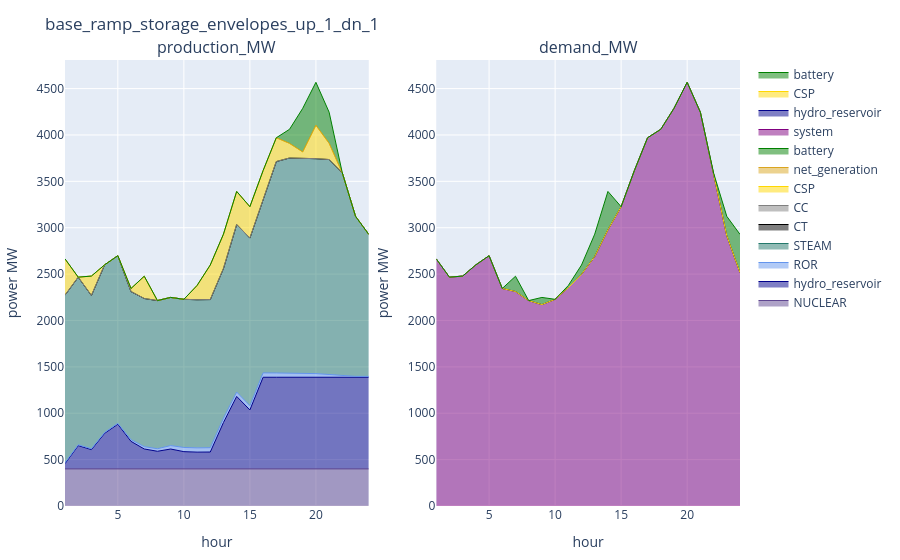

The notebook cell this image was saved under:
### Code cell
config_ = config_2
supply_uc_ = supply_uc[(supply_uc.configuration .== config_) .& (supply_uc.day .== day_), :]
demand_uc_ = demand_uc[(demand_uc.configuration .== config_) .& (demand_uc.day .== day_), :]
reserve_uc_ = reserve_uc[(reserve_uc.configuration .== config_) .& (reserve_uc.day .== day_), :]
plot_supply_demand(supply_uc_, demand_uc_, string(config_))

### Figure 1 — Plotly figure (JSON) as saved in the notebook; plotly's stock layout.template omitted (floating-point values rounded to 4 significant figures)
{"data": [{"line": {"color": "rgba(95, 70, 144, 1)", "shape": "line", "width": 1}, "mode": "lines", "name": "NUCLEAR", "stackgroup": "one", "type": "scatter", "x": [1, 2, 3, 4, 5, 6, 7, 8, 9, 10, 11, 12, 13, 14, 15, 16, 17, 18, 19, 20, 21, 22, 23, 24], "xaxis": "x1", "y": [400, 400, 400, 400, 400, 400, 400, 400, 400, 400, 400, 400, 400, 400, 400, 400, 400, 400, 400, 400, 400, 400, 400, 400], "yaxis": "y1"}, {"line": {"color": "darkblue", "shape": "line", "width": 1}, "mode": "lines", "name": "hydro_reservoir", "stackgroup": "one", "type": "scatter", "x": [1, 2, 3, 4, 5, 6, 7, 8, 9, 10, 11, 12, 13, 14, 15, 16, 17, 18, 19, 20, 21, 22, 23, 24], "xaxis": "x1", "y": [56.51, 250.6, 208, 383.4, 481.8, 296.9, 214.7, 190.1, 214.3, 185.9, 180.7, 182.0, 500.3, 781.2, 635.4, 988, 988, 988, 988, 988, 988, 988, 988, 988], "yaxis": "y1"}, {"line": {"color": "cornflowerblue", "shape": "line", "width": 1}, "mode": "lines", "name": "ROR", "stackgroup": "one", "type": "scatter", "x": [1, 2, 3, 4, 5, 6, 7, 8, 9, 10, 11, 12, 13, 14, 15, 16, 17, 18, 19, 20, 21, 22, 23, 24], "xaxis": "x1", "y": [9.5, 9.3, 9.5, 9.5, 9.5, 17.9, 25.5, 27.4, 37.2, 45.3, 46.1, 46.7, 46.5, 46.9, 46.3, 47.1, 46.3, 46.5, 46.9, 39.3, 30.0, 18.3, 9.3, 9.3], "yaxis": "y1"}, {"line": {"color": "rgba(36, 121, 108, 1)", "shape": "line", "width": 1}, "mode": "lines", "name": "STEAM", "stackgroup": "one", "type": "scatter", "x": [1, 2, 3, 4, 5, 6, 7, 8, 9, 10, 11, 12, 13, 14, 15, 16, 17, 18, 19, 20, 21, 22, 23, 24], "xaxis": "x1", "y": [1807.0, 1807.0, 1652.0, 1807.0, 1807.0, 1597.0, 1597.0, 1597.0, 1597.0, 1597.0, 1597.0, 1597.0, 1615.0, 1807.0, 1807.0, 1874.0, 2279.0, 2317, 2317, 2317, 2317, 2184.0, 1726.0, 1531], "yaxis": "y1"}, {"line": {"color": "black", "shape": "line", "width": 1}, "mode": "lines", "name": "CT", "stackgroup": "one", "type": "scatter", "x": [1, 2, 3, 4, 5, 6, 7, 8, 9, 10, 11, 12, 13, 14, 15, 16, 17, 18, 19, 20, 21, 22, 23, 24], "xaxis": "x1", "y": [0, 0, 0, 0, 0, 0, 0, 0, 0, 0, 0, 0, 0, 0, 0, 0, 0, 0, 0, 0, 0, 0, 0, 0], "yaxis": "y1"}, {"line": {"color": "grey", "shape": "line", "width": 1}, "mode": "lines", "name": "CC", "stackgroup": "one", "type": "scatter", "x": [1, 2, 3, 4, 5, 6, 7, 8, 9, 10, 11, 12, 13, 14, 15, 16, 17, 18, 19, 20, 21, 22, 23, 24], "xaxis": "x1", "y": [0, 0, 0, 0, 0, 0, 0, 0, 0, 0, 0, 0, 0, 0, 0, 0, 0, 0, 0, 0, 0, 0, 0, 0], "yaxis": "y1"}, {"line": {"color": "gold", "shape": "line", "width": 1}, "mode": "lines", "name": "CSP", "stackgroup": "one", "type": "scatter", "x": [1, 2, 3, 4, 5, 6, 7, 8, 9, 10, 11, 12, 13, 14, 15, 16, 17, 18, 19, 20, 21, 22, 23, 24], "xaxis": "x1", "y": [391, 0, 209, 0, 0, 33.19, 239.7, 0, 0, 0, 153.6, 372.4, 369.6, 356.1, 338.1, 306.7, 256.4, 157.8, 65.24, 359.9, 174.8, 0, 0, 0], "yaxis": "y1"}, {"line": {"color": "goldenrod", "shape": "line", "width": 1}, "mode": "lines", "name": "net_generation", "stackgroup": "one", "type": "scatter", "x": [1, 2, 3, 4, 5, 6, 7, 8, 9, 10, 11, 12, 13, 14, 15, 16, 17, 18, 19, 20, 21, 22, 23, 24], "xaxis": "x1", "y": [0, 0, 0, 0, 0, 0, 0, 0, 0, 0, 0, 0, 0, 0, 0, 0, 0, 0, 0, 0, 0, 0, 0, 0], "yaxis": "y1"}, {"line": {"color": "green", "shape": "line", "width": 1}, "mode": "lines", "name": "battery", "stackgroup": "one", "type": "scatter", "x": [1, 2, 3, 4, 5, 6, 7, 8, 9, 10, 11, 12, 13, 14, 15, 16, 17, 18, 19, 20, 21, 22, 23, 24], "xaxis": "x1", "y": [0, 0, 0, 0, 0, 0, 0, 0, 0, 0, 0, 0, 0, 0, 0, 0, 0, 151.5, 470, 463.5, 335.3, 0, 0, 0], "yaxis": "y1"}, {"line": {"color": "purple", "shape": "line", "width": 1}, "mode": "lines", "name": "system", "stackgroup": "one", "type": "scatter", "x": [1, 2, 3, 4, 5, 6, 7, 8, 9, 10, 11, 12, 13, 14, 15, 16, 17, 18, 19, 20, 21, 22, 23, 24], "xaxis": "x2", "y": [2664.0, 2467.0, 2479.0, 2600.0, 2698.0, 2345.0, 2312.0, 2214.0, 2171.0, 2228.0, 2353.0, 2497.0, 2689.0, 2977.0, 3227.0, 3616.0, 3970.0, 4061.0, 4287.0, 4568.0, 4245.0, 3561.0, 2913.0, 2516.0], "yaxis": "y2"}, {"line": {"color": "darkblue", "shape": "line", "width": 1}, "mode": "lines", "name": "hydro_reservoir", "stackgroup": "one", "type": "scatter", "x": [1, 2, 3, 4, 5, 6, 7, 8, 9, 10, 11, 12, 13, 14, 15, 16, 17, 18, 19, 20, 21, 22, 23, 24], "xaxis": "x2", "y": [0, 0, 0, 0, 0, 0, 0, 0, 0, 0, 0, 0, 0, 0, 0, 0, 0, 0, 0, 0, 0, 0, 0, 0], "yaxis": "y2"}, {"line": {"color": "gold", "shape": "line", "width": 1}, "mode": "lines", "name": "CSP", "stackgroup": "one", "type": "scatter", "x": [1, 2, 3, 4, 5, 6, 7, 8, 9, 10, 11, 12, 13, 14, 15, 16, 17, 18, 19, 20, 21, 22, 23, 24], "xaxis": "x2", "y": [0, 0, 0, 0, 0, 0, 0, 0, 0, 0, 0, 0, 0, 0, 0, 0, 0, 0, 0, 0, 0, 0, 0, 0], "yaxis": "y2"}, {"line": {"color": "green", "shape": "line", "width": 1}, "mode": "lines", "name": "battery", "stackgroup": "one", "type": "scatter", "x": [1, 2, 3, 4, 5, 6, 7, 8, 9, 10, 11, 12, 13, 14, 15, 16, 17, 18, 19, 20, 21, 22, 23, 24], "xaxis": "x2", "y": [0, 0, 0, 0, 0, 0, 165.0, 0, 77.65, 0, 24.02, 100.6, 241.5, 414.4, 0, 0, 0, 0, 0, 0, 0, 29.42, 210.3, 411.9], "yaxis": "y2"}], "layout": {"annotations": [{"font": {"size": 16}, "showarrow": false, "text": "production_MW", "x": 0.225, "xanchor": "center", "xref": "paper", "y": 1, "yanchor": "bottom", "yref": "paper"}, {"font": {"size": 16}, "showarrow": false, "text": "demand_MW", "x": 0.775, "xanchor": "center", "xref": "paper", "y": 1, "yanchor": "bottom", "yref": "paper"}], "margin": {"b": 50, "l": 50, "r": 50, "t": 60}, "title": "base_ramp_storage_envelopes_up_1_dn_1", "xaxis1": {"anchor": "y1", "domain": [0, 0.45], "title": {"text": "hour"}}, "xaxis2": {"anchor": "y2", "domain": [0.55, 1], "title": {"text": "hour"}}, "yaxis1": {"anchor": "x1", "domain": [0, 1], "title": {"text": "power MW"}}, "yaxis2": {"anchor": "x2", "domain": [0, 1], "title": {"text": "power MW"}}}}
